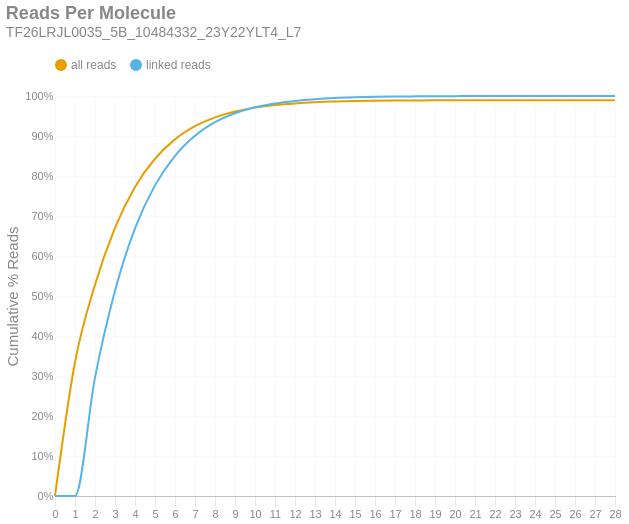

The cell this chart's notebook holds for it:
### Markdown cell above
### Reads per Molecule
This chart shows the cumulative distribution of the number of reads per linked molecule. That is, how many alignments are associated with a unique molecule. This excludes the number of reads associated with invalid or absent linked-read barcodes. The `linked` histogram is the percentages recalculated when disregarding singletons.

### Code cell
if SKIPLR:
    print_html(f"Skipped")
else:
    counts = np.bincount(valids['reads'].cast(pl.Int64).to_numpy())
    weighted = counts * np.arange(len(counts))
    all_perc = weighted / n_reads
    linked_perc = weighted / n_linked_reads
    linked_perc[1] = 0
    binned_df = pl.DataFrame({
        'readsper': list(range(len(counts))),
        'all reads (cumsum)': np.cumsum(all_perc).tolist(),
        'linked reads (cumsum)': np.cumsum(linked_perc).tolist(),
    })

    with SafeRender(binned_df):
        (
            density_plot(binned_df, 'Reads Per Molecule', samplename, 'readspmol')
            .encode(
                x=alt.X('readsper:O', title=None).axis(labelAngle=0).scale(padding=0),
                y=alt.Y('value:Q', title='Cumulative % Reads').axis(format='%').stack(False),
                color=alt.Color("key:N").scale(domain=["all reads", "linked reads"]),
                tooltip=[
                    alt.Tooltip("key:N", title="Data Type"),
                    alt.Tooltip("readsper:O", title="Reads Per Molecule"),
                    alt.Tooltip("value:Q", format=".2%", title="% Reads (Cum.)")
                ]            
            )
        ).display()

### Figure 1 — Vega-Lite specification as saved in the notebook (floating-point values rounded to 4 significant figures)
{"width": "container", "height": 400, "config": {"title": {"anchor": "start", "dy": -15, "fontSize": 18, "color": "#888888", "subtitleColor": "#888888", "subtitleFontSize": 14}, "arc": {"fill": "#0072B2"}, "axis": {"domainColor": "#888888", "domainWidth": 0.5, "gridWidth": 0.2, "grid": false, "titleFontWeight": 400, "titleFontSize": 15, "labelFontSize": 11, "labelColor": "#888888", "tickColor": "#888888", "tickWidth": 0.2, "titleColor": "#888888"}, "axisBand": {"grid": false}, "axisX": {"grid": true, "tickSize": 10, "domainCap": "round"}, "axisY": {"domain": false, "grid": true, "tickSize": 0, "domainCap": "round"}, "background": "transparent", "header": {"labelFontSize": 15, "labelColor": "#888888", "titleFontSize": 15, "titleFontWeight": 600, "titleColor": "#888888"}, "legend": {"labelFont": "sans-serif", "labelFontSize": 12, "labelColor": "#888888", "symbolSize": 100, "symbolType": "circle", "titleFontSize": 12, "titlePadding": 10, "titleColor": "#888888", "title": null, "orient": "top"}, "range": {"category": ["#E69F00", "#56B4E9", "#009E73", "#F0E442", "#0072B2", "#D55E00", "#CC79A7", "#000000"], "diverging": ["#cfe8f3", "#a2d4ec", "#73bfe2", "#46abdb", "#1696d2", "#12719e"]}, "area": {"fill": "#0072B2", "fillOpacity": 0.7, "line": true, "strokeOpacity": 0.7}, "line": {"color": "#0072B2", "stroke": "#0072B2", "strokeWidth": 2}, "trail": {"color": "#0072B2", "stroke": "#0072B2", "strokeWidth": 0, "size": 1}, "point": {"filled": true, "fillOpacity": 1.0, "size": 95}, "text": {"color": "#888888", "fontSize": 11, "align": "right", "fontWeight": 400, "size": 11}, "bar": {"fill": "#0072B2", "stroke": null}, "view": {"stroke": null, "continuousWidth": 660, "continuousHeight": 400}}, "data": {"name": "data-cfe145a88e36c7768fb359d90c861092"}, "mark": {"type": "line", "interpolate": "monotone", "point": {"opacity": 0, "size": 275}}, "encoding": {"color": {"field": "key", "scale": {"domain": ["all reads", "linked reads"]}, "type": "nominal"}, "tooltip": [{"field": "key", "title": "Data Type", "type": "nominal"}, {"field": "readsper", "title": "Reads Per Molecule", "type": "ordinal"}, {"field": "value", "format": ".2%", "title": "% Reads (Cum.)", "type": "quantitative"}], "x": {"axis": {"labelAngle": 0}, "field": "readsper", "scale": {"padding": 0}, "title": null, "type": "ordinal"}, "y": {"axis": {"format": "%"}, "field": "value", "stack": false, "title": "Cumulative % Reads", "type": "quantitative"}}, "params": [{"name": "param_c36ac31b6afebe62", "select": {"type": "point", "fields": ["key"]}, "bind": "legend"}], "title": {"text": "Reads Per Molecule", "subtitle": "TF26LRJL0035_5B_10484332_23Y22YLT4_L7"}, "transform": [{"fold": ["all reads (cumsum)", "linked reads (cumsum)"]}, {"calculate": "replace(datum.key, ' (cumsum)', '')", "as": "key"}, {"filter": {"param": "param_c36ac31b6afebe62"}}], "usermeta": {"embedOptions": {"downloadFileName": "TF26LRJL0035_5B_10484332_23Y22YLT4_L7.readspmol"}}, "$schema": "https://vega.github.io/schema/vega-lite/v6.4.1.json", "datasets": {"data-cfe145a88e36c7768fb359d90c861092": [{"readsper": 0, "all reads (cumsum)": 0.0, "linked reads (cumsum)": 0.0}, {"readsper": 1, "all reads (cumsum)": 0.3343, "linked reads (cumsum)": 0.0}, {"readsper": 2, "all reads (cumsum)": 0.5281, "linked reads (cumsum)": 0.2958}, {"readsper": 3, "all reads (cumsum)": 0.6704, "linked reads (cumsum)": 0.5129}, {"readsper": 4, "all reads (cumsum)": 0.7727, "linked reads (cumsum)": 0.6691}, {"readsper": 5, "all reads (cumsum)": 0.8431, "linked reads (cumsum)": 0.7766}, {"readsper": 6, "all reads (cumsum)": 0.8916, "linked reads (cumsum)": 0.8506}, {"readsper": 7, "all reads (cumsum)": 0.9244, "linked reads (cumsum)": 0.9007}, {"readsper": 8, "all reads (cumsum)": 0.9466, "linked reads (cumsum)": 0.9345}, {"readsper": 9, "all reads (cumsum)": 0.9613, "linked reads (cumsum)": 0.957}, {"readsper": 10, "all reads (cumsum)": 0.9709, "linked reads (cumsum)": 0.9717}, {"readsper": 11, "all reads (cumsum)": 0.9772, "linked reads (cumsum)": 0.9813}, {"readsper": 12, "all reads (cumsum)": 0.9814, "linked reads (cumsum)": 0.9877}, {"readsper": 13, "all reads (cumsum)": 0.9843, "linked reads (cumsum)": 0.9921}, {"readsper": 14, "all reads (cumsum)": 0.9862, "linked reads (cumsum)": 0.995}, {"readsper": 15, "all reads (cumsum)": 0.9873, "linked reads (cumsum)": 0.9967}, {"readsper": 16, "all reads (cumsum)": 0.9881, "linked reads (cumsum)": 0.9978}, {"readsper": 17, "all reads (cumsum)": 0.9886, "linked reads (cumsum)": 0.9986}, {"readsper": 18, "all reads (cumsum)": 0.9889, "linked reads (cumsum)": 0.9991}, {"readsper": 19, "all reads (cumsum)": 0.9892, "linked reads (cumsum)": 0.9995}, {"readsper": 20, "all reads (cumsum)": 0.9893, "linked reads (cumsum)": 0.9997}, {"readsper": 21, "all reads (cumsum)": 0.9894, "linked reads (cumsum)": 0.9998}, {"readsper": 22, "all reads (cumsum)": 0.9894, "linked reads (cumsum)": 0.9999}, {"readsper": 23, "all reads (cumsum)": 0.9894, "linked reads (cumsum)": 0.9999}, {"readsper": 24, "all reads (cumsum)": 0.9895, "linked reads (cumsum)": 1.0}, {"readsper": 25, "all reads (cumsum)": 0.9895, "linked reads (cumsum)": 1.0}, {"readsper": 26, "all reads (cumsum)": 0.9895, "linked reads (cumsum)": 1.0}, {"readsper": 27, "all reads (cumsum)": 0.9895, "linked reads (cumsum)": 1.0}, {"readsper": 28, "all reads (cumsum)": 0.9895, "linked reads (cumsum)": 1.0}]}}
